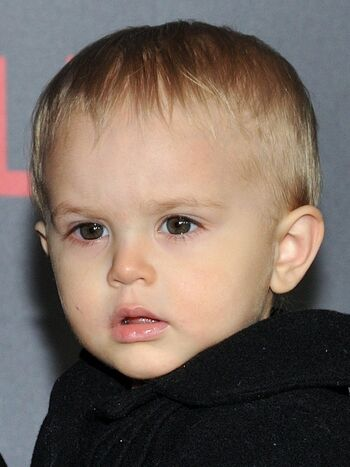
#> input picture Adhisha_Gupta/OpenCV_Tutorial/OpenCV_Haar_Classifier/test.jpg, 350 x 467 px
$ jupyter execute OpenCv_EyeDetection.ipynb
#> lines starting #> are read from the running program, lines starting #| are printed output that depends on the picture; after the words box and inside, x2 and y2 are one past the last pixel; in counts of white or black regions, pixels touching at a corner belong together
# Eyes Detection using Haar Cascade

[cell 1]
import cv2

[cell 2]
face_cascade = cv2.CascadeClassifier('haarcascade_frontalface_default.xml')
eye_cascade = cv2.CascadeClassifier('haarcascade_eye_tree_eyeglasses.xml')

# Read the input image
img = cv2.imread('test.jpg')
#> img is the input picture: shape (467, 350, 3); mean B, G, R 95.6, 104.3, 118.7

gray = cv2.cvtColor(img, cv2.COLOR_BGR2GRAY)
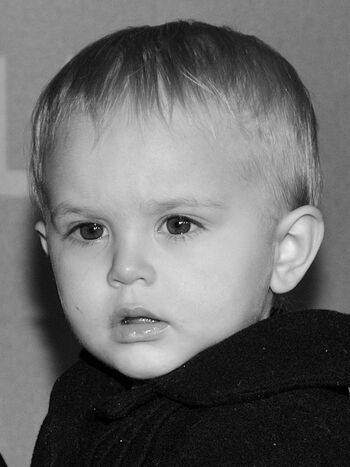
#> gray: shape (467, 350); min 0, max 255, mean 107.6
faces = face_cascade.detectMultiScale(gray, 1.1, 4)
#> faces = [[270, 214, 61, 61], [23, 145, 228, 228]]

for (x, y , w ,h) in faces:
    cv2.rectangle(img, (x,y), (x+w, y+h), (255, 0 , 0), 3)

    roi_gray = gray[y:y+h, x:x+w] # It will give the face out of the whole gray scale image.
    roi_color = img[y:y+h, x:x+w] # It will give the face out of the whole colored image.

    eyes = eye_cascade.detectMultiScale(roi_gray)
    for (ex, ey ,ew, eh) in eyes:
        cv2.rectangle(roi_color, (ex,ey), (ex+ew, ey+eh), (0, 255, 0), 5)
#> this loop made 2 passes
#> (x, y, w, h, eyes) on pass 2: (23, 145, 228, 228, [[40, 62, 51, 51], [130, 55, 51, 51]])
#> pass 1, `roi_gray = gray[y:y+h, x:x+w]`:
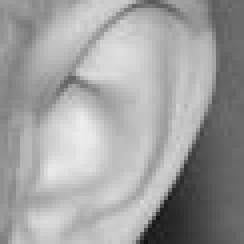
#> roi_gray: shape (61, 61) (shown 4 times larger); min 18, max 238, mean 160.5
#> pass 1, `roi_color = img[y:y+h, x:x+w]`:
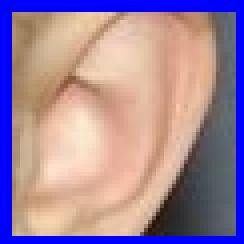
#> roi_color: shape (61, 61, 3) (shown 4 times larger); mean B, G, R 155.1, 133, 160.3
#> pass 2, `roi_gray = gray[y:y+h, x:x+w]`:
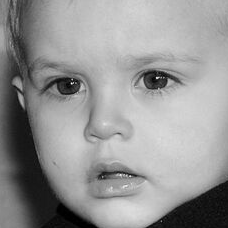
#> roi_gray: shape (228, 228); min 0, max 255, mean 148.8
#> pass 2, `roi_color = img[y:y+h, x:x+w]`:
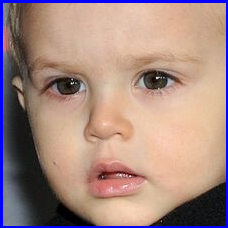
#> roi_color: shape (228, 228, 3); mean B, G, R 129.5, 136.9, 165.3
#> after the loop:
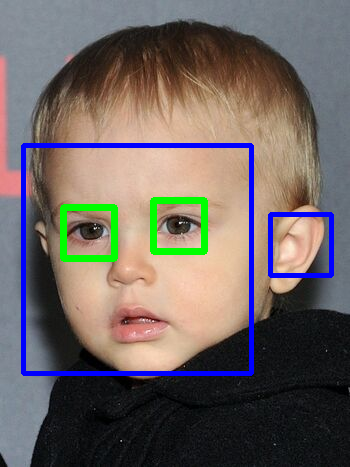
#> img: shape (467, 350, 3); 5.24% of pixels changed, all inside (x1, y1, x2, y2) = (21, 143, 334, 376)
#> after the loop:
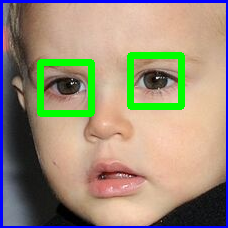
#> roi_color: shape (228, 228, 3); 5.42% of pixels changed, all inside (x1, y1, x2, y2) = (37, 52, 185, 117)

# Display the output
cv2.imshow('img', img)
cv2.waitKey(0)
#> Out = 27
